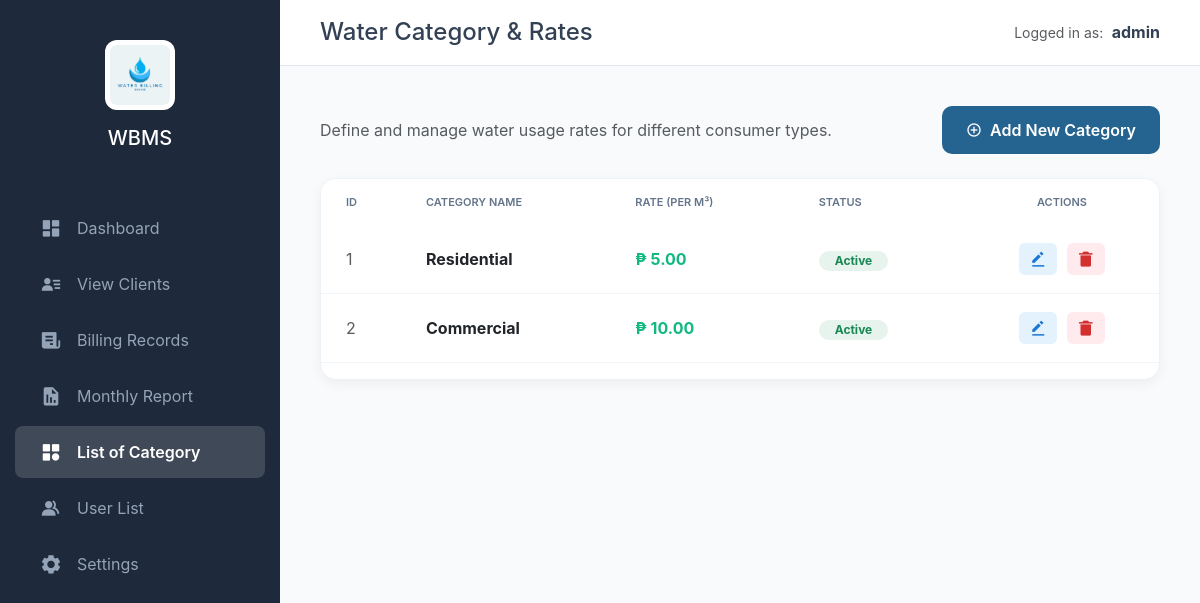
/category_list.php (signed in), run on the app's committed database.
### tables this page shows
CREATE TABLE `category_list` (
  `id` int(30) NOT NULL,
  `name` text NOT NULL,
  `status` tinyint(1) NOT NULL DEFAULT 1,
  `delete_flag` tinyint(1) NOT NULL DEFAULT 0,
  `date_created` datetime NOT NULL DEFAULT current_timestamp(),
  `date_updated` datetime NOT NULL DEFAULT current_timestamp() ON UPDATE current_timestamp(),
  `rate` float(12,2) NOT NULL DEFAULT 0.00
);

### category_list.php (the view, shortened to what this page needs)
<?php
include 'db.php';
$sql = "SELECT * FROM category_list WHERE delete_flag = 0";
$result = $conn->query($sql);
?>
<!DOCTYPE html>
<html lang="en">
<head>
    <link href='https://unpkg.com/boxicons@2.1.4/css/boxicons.min.css' rel='stylesheet'>
    <link rel="stylesheet" href="https://cdnjs.cloudflare.com/ajax/libs/twitter-bootstrap/5.3.0/css/bootstrap.min.css">
</head>
<body>
    <aside class="sidebar">
        <div class="sidebar-header">
            <img src="logo.png" alt="Logo">
            <h5 class="mt-3 font-weight-bold">WBMS</h5>
        </div>
        <nav>
            <a href="index.php" class="menu-item"><i class='bx bxs-dashboard'></i> Dashboard</a>
            <a href="view_clients.php" class="menu-item"><i class='bx bxs-user-detail'></i> View Clients</a>
            <a href="view_billings.php" class="menu-item"><i class='bx bxs-receipt'></i> Billing Records</a>
            <a href="monthly_biling.php" class="menu-item"><i class='bx bxs-report'></i> Monthly Report</a>
            <a href="category_list.php" class="menu-item active"><i class='bx bxs-category'></i> List of Category</a>
            <a href="user_list.php" class="menu-item"><i class='bx bxs-group'></i> User List</a>
            <a href="settings_rate.php" class="menu-item"><i class='bx bxs-cog'></i> Settings</a>
        </nav>
    </aside>
    <main class="main-content">
        <header class="top-nav">
            <h4 class="m-0 font-weight-bold">Water Category & Rates</h4>
            <div class="user-profile">
                <small class="text-muted">Logged in as:</small>
                <strong class="ms-1"><?php echo $_SESSION['username']; ?></strong>
            </div>
        </header>
        <div class="content-body">
            <div class="d-flex justify-content-between align-items-center mb-4">
                <p class="text-muted m-0">Define and manage water usage rates for different consumer types.</p>
                <a href="add_category.php" class="btn-add"><i class='bx bx-plus-circle'></i> Add New Category</a>
            </div>
            <div class="data-card">
                <div class="table-responsive">
                    <table class="table align-middle">
                        <thead>
                            <tr>
                                <th width="80px">ID</th>
                                <th>Category Name</th>
                                <th>Rate (per m³)</th>
                                <th>Status</th>
                                <th class="text-center">Actions</th>
                            </tr>
                        </thead>
                        <tbody>
                            <?php if ($result->num_rows > 0): ?>
                                <?php while($row = $result->fetch_assoc()): ?>
                                    <tr>
                                        <td class="text-muted"><?php echo $row['id']; ?></td>
                                        <td><strong><?php echo $row['name']; ?></strong></td>
                                        <td><span class="rate-text">₱ <?php echo number_format($row['rate'], 2); ?></span></td>
                                        <td>
                                            <span class="badge rounded-pill <?php echo ($row['status'] == 1) ? 'bg-success' : 'bg-danger'; ?> bg-opacity-10 <?php echo ($row['status'] == 1) ? 'text-success' : 'text-danger'; ?> px-3">
                                                <?php echo ($row['status'] == 1) ? 'Active' : 'Inactive'; ?>
                                            </span>
                                        </td>
                                        <td class="text-center">
                                            <a href="edit_category.php?id=<?php echo $row['id']; ?>" class="action-btn btn-edit">
                                                <i class='bx bxs-edit-alt'></i>
                                            </a>
                                            <a href="delete_category.php?id=<?php echo $row['id']; ?>" class="action-btn btn-delete" onclick="return confirm('Sigurado ka?')">
                                                <i class='bx bxs-trash-alt'></i>
                                            </a>
                                        </td>
                                    </tr>
                                <?php endwhile; ?>
                            <?php else: ?>
                                <tr><td colspan="5" class="text-center p-4 text-muted">No data found.</td></tr>
                            <?php endif; ?>
                        </tbody>
                    </table>
                </div>
            </div>
        </div>
    </main>
</body>
</html>

### category_list.php (style rules this page uses)
:root { --sidebar-color: #1e293b; --primary-accent: #4FCFC8; --bg-light: #f8fafc; --text-main: #334155; }
body { margin: 0; font-family: 'Inter', sans-serif; background-color: var(--bg-light); display: flex; height: 100vh; color: var(--text-main); }
.sidebar { width: 280px; background-color: var(--sidebar-color); color: white; display: flex; flex-direction: column; flex-shrink: 0; }
.sidebar-header { padding: 40px 20px; text-align: center; }
.sidebar-header img { width: 70px; background: white; border-radius: 12px; padding: 5px; }
.menu-item { padding: 14px 25px; display: flex; align-items: center; color: #94a3b8; text-decoration: none; transition: 0.2s; margin: 4px 15px; border-radius: 8px; }
.menu-item.active { background: rgba(255,255,255,0.15); color: white; font-weight: 600; pointer-events: none; }
.menu-item i { margin-right: 15px; font-size: 22px; }
.main-content { flex: 1; overflow-y: auto; display: flex; flex-direction: column; }
.top-nav { background: white; padding: 18px 40px; display: flex; justify-content: space-between; align-items: center; border-bottom: 1px solid #e2e8f0; }
.content-body { padding: 40px; max-width: 1200px; }
.data-card { background: white; border-radius: 16px; box-shadow: 0 4px 12px rgba(0,0,0,0.05); overflow: hidden; border: 1px solid #edf2f7; }
.table thead { background-color: #f1f5f9; }
.table thead th { color: #64748b; font-weight: 600; text-transform: uppercase; font-size: 11px; padding: 15px 25px; border: none; }
.table tbody td { padding: 18px 25px; border-bottom: 1px solid #f1f5f9; }
.rate-text { color: #10b981; font-weight: 700; }
.btn-add { background-color: #256391; color: white; border: none; padding: 12px 24px; border-radius: 10px; font-weight: 600; text-decoration: none; display: flex; align-items: center; gap: 8px; transition: 0.3s; }
.action-btn { padding: 7px 10px; border-radius: 6px; text-decoration: none; font-size: 18px; display: inline-flex; align-items: center; transition: 0.2s; }
.btn-edit { background: #e3f2fd; color: #1976d2; margin-right: 5px; }
.btn-delete { background: #ffebee; color: #d32f2f; }

### data on the page
category_list: id "1", name "Residential", rate "5.00", status "Active"
category_list: id "2", name "Commercial", rate "10.00", status "Active"

### other printed values
$_SESSION['username'] "admin"
